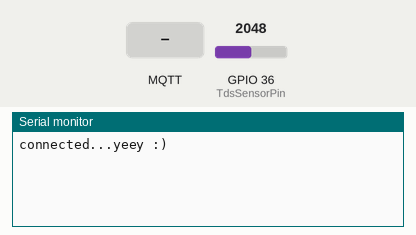
The sketch below on a simulated ESP32. Shown: the last lines printed to the serial monitor. The inputs (shaded band) are chosen by the test bench; at power-on: GPIO 36 (TdsSensorPin) = 2048. WiFi joins after 1.5 s; servers stay silent unless stated; no MQTT or app messages arrive unless stated.

Above: at 2.7 s.
2.8 s: MQTT message "1" arrives on the first subscribed topic
At 5.6 s:
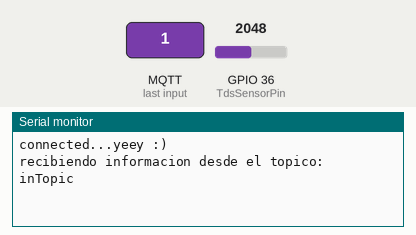
5.8 s: GPIO 36 (TdsSensorPin) set to 1228
At 6.3 s:
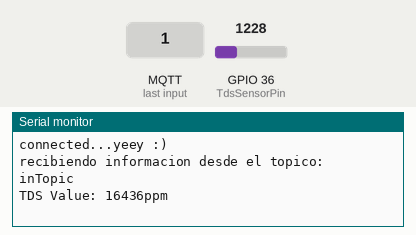
8.1 s: GPIO 36 (TdsSensorPin) set to 491
At 8.9 s:
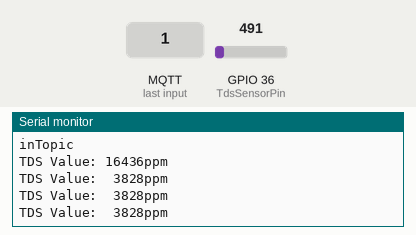
11.1 s: GPIO 36 (TdsSensorPin) set to 0
At 12.0 s:
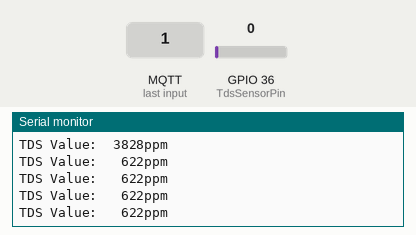
14.1 s: GPIO 36 (TdsSensorPin) set to 4095
At 15.3 s:
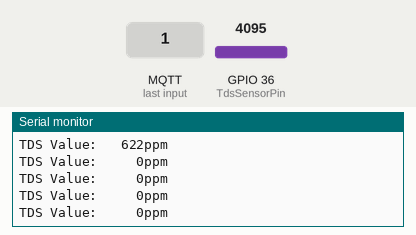

The sketch:

pool_mqtt.ino
```cpp
#include <WiFiManager.h>  // https://github.com/tzapu/WiFiManager
#include <PubSubClient.h> // https://github.com/knolleary/pubsubclient/

#define MQTT_RECONNECTIO_MS_TIME 5000


///////////////////////////////////////////////////////////////////////////
#define TdsSensorPin A0
#define VREF 3.3      // analog reference voltage(Volt) of the ADC
#define SCOUNT  30           // sum of sample point
int analogBuffer[SCOUNT];    // store the analog value in the array, read from ADC
int analogBufferTemp[SCOUNT];
int analogBufferIndex = 0,copyIndex = 0;
float averageVoltage = 0,tdsValue = 0,temperature = 25;

WiFiManager wm;
///////////////////////////////////////////////////////////////////////////

WiFiClient espClient;
PubSubClient mqttClient(espClient);

long lastReconnectAttempt = 0;
const char * mqttServer = "192.168.13.235";

char id[16]; //Create a Unique AP from MAC address
void createID() {
  //uint64_t chipid=ESP.getEfuseMac() ;//The chip ID is essentially its MAC address(length: 6 bytes).
 // uint32_t chipid=ESP.getChipId();//The chip ID is essentially its MAC address(length: 6 bytes).
 // uint16_t chip = (uint16_t)(chipid>>40);

uint32_t chip = 0;
for(int i=0; i<17; i=i+8) {
  chip |= ((ESP.getEfuseMac() >> (40 - i)) & 0xff) << i;
}

  snprintf(id,16,"Robonomics-%04X",chip);
}

char ConnectionTopic[37] = "";
char TDSTopic[32] = "";

void createTOPICS() {
//  uint32_t chip=ESP.getChipId();

uint32_t chip = 0;
for(int i=0; i<17; i=i+8) {
  chip |= ((ESP.getEfuseMac() >> (40 - i)) & 0xff) << i;
}
  snprintf(ConnectionTopic,37,"Robonomics/%08X/connection/status",chip);
  snprintf(TDSTopic,32,"Robonomics/%08X/sensors/TDS",chip);
}

void callback(char *topic, byte *payload, unsigned int payloadLenght)
{
  Serial.println("recibiendo informacion desde el topico:");
  Serial.println(topic);
}

boolean reconnectMqtt()
{

  // Attempt to connect
  if (mqttClient.connect(id, "mqtt", "mqtt"))
  {
    // Once connected, publish an announcement...
    mqttClient.publish( ConnectionTopic, "1");
    //mqttClient.publish( "connection/status", "1");
    // ... and resubscribe
    mqttClient.subscribe("inTopic");
  }
  return mqttClient.connected();
}

int getMedianNum(int bArray[], int iFilterLen)
{
      int bTab[iFilterLen];
      for (byte i = 0; i<iFilterLen; i++)
      bTab[i] = bArray[i];
      int i, j, bTemp;
      for (j = 0; j < iFilterLen - 1; j++)
      {
      for (i = 0; i < iFilterLen - j - 1; i++)
          {
        if (bTab[i] > bTab[i + 1])
            {
        bTemp = bTab[i];
            bTab[i] = bTab[i + 1];
        bTab[i + 1] = bTemp;
         }
      }
      }
      if ((iFilterLen & 1) > 0)
    bTemp = bTab[(iFilterLen - 1) / 2];
      else
    bTemp = (bTab[iFilterLen / 2] + bTab[iFilterLen / 2 - 1]) / 2;
      return bTemp;
}

void setup()
{
  Serial.begin(115200);

  pinMode(TdsSensorPin,INPUT);

  createID();
  createTOPICS();

  WiFiManagerParameter custom_mqtt_server("server", "mqtt server", "", 40);
  WiFiManagerParameter custom_mqtt_port("port", "mqtt port", "", 6);

  wm.addParameter(&custom_mqtt_server);
  wm.addParameter(&custom_mqtt_port);

  wm.setDarkMode(true);
  // put your setup code here, to run once:

  WiFi.mode(WIFI_STA); // explicitly set mode, esp defaults to STA+AP


  bool res;
  res = wm.autoConnect(id); // password protected ap

  if (!res)
  {
    Serial.println("Failed to connect");
    // ESP.restart();
  }
  else
  {
    //if you get here you have connected to the WiFi
    Serial.println("connected...yeey :)");
  }

  mqttClient.setServer(mqttServer, 1883);
  mqttClient.setCallback(callback);
}

void loop()
{
  // put your main code here, to run repeatedly:
  if (!mqttClient.connected())
  {

    long now = millis();
    if (now - lastReconnectAttempt > MQTT_RECONNECTIO_MS_TIME)
    {
      lastReconnectAttempt = now;
      // Attempt to reconnect
      if (reconnectMqtt())
      {
        lastReconnectAttempt = 0;
      }
    }
  }
  else
  {
    // Client connected


   static unsigned long analogSampleTimepoint = millis();
   if(millis()-analogSampleTimepoint > 40U)     //every 40 milliseconds,read the analog value from the ADC
   {
     analogSampleTimepoint = millis();
     analogBuffer[analogBufferIndex] = analogRead(TdsSensorPin);    //read the analog value and store into the buffer
     analogBufferIndex++;
     if(analogBufferIndex == SCOUNT)
         analogBufferIndex = 0;
   }
   static unsigned long printTimepoint = millis();
   if(millis()-printTimepoint > 800U)
   {
      printTimepoint = millis();
      for(copyIndex=0;copyIndex<SCOUNT;copyIndex++)
        analogBufferTemp[copyIndex]= analogBuffer[copyIndex];
      averageVoltage = getMedianNum(analogBufferTemp,SCOUNT) * (float)VREF / 1024.0; // read the analog value more stable by the median filtering algorithm, and convert to voltage value
      float compensationCoefficient=1.0+0.02*(temperature-25.0);    //temperature compensation formula: fFinalResult(25^C) = fFinalResult(current)/(1.0+0.02*(fTP-25.0));
      float compensationVolatge=averageVoltage/compensationCoefficient;  //temperature compensation
      tdsValue=(133.42*compensationVolatge*compensationVolatge*compensationVolatge - 255.86*compensationVolatge*compensationVolatge + 857.39*compensationVolatge)*0.5; //convert voltage value to tds value
      //Serial.print("voltage:");
      //Serial.print(averageVoltage,2);
      //Serial.print("V   ");

      char result[8]; // Buffer big enough for 7-character float
      dtostrf(tdsValue, 6, 0, result);

      Serial.print("TDS Value:");
      Serial.print(result);
      Serial.println("ppm");
      mqttClient.publish(TDSTopic, result );

   }
    mqttClient.loop();
  }
}
```

Measured:
- after the input at 2.8 s, the serial monitor: prints a new line after 2.3 s (image 1)
